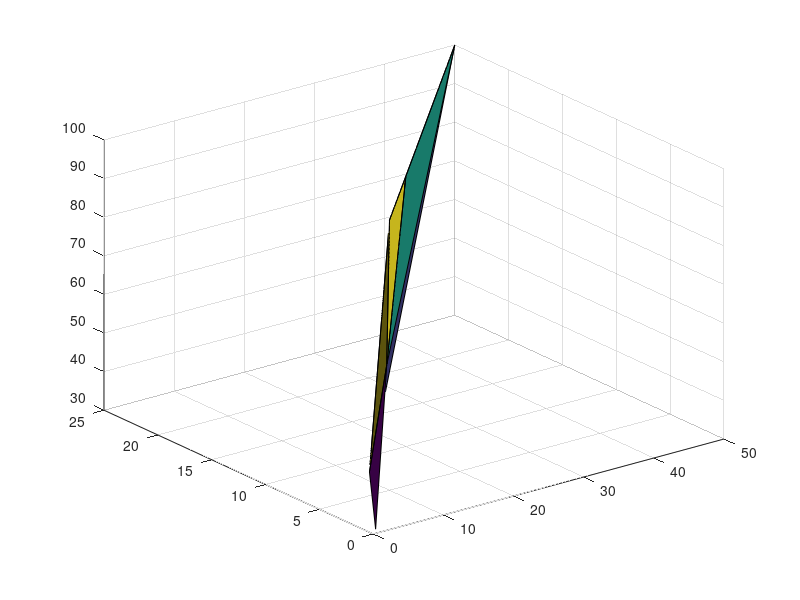

Here is the MATLAB script that generated this plot: (Note: this script raises an error after producing the figure.)

% energy harvester size
solar_panel_size = [0.5, 1, 5, 10, 20, 50]  % 100, 1000,10000] 

% solar panel size
battery_size = [0.1, 1, 2, 5, 10, 25] %, 50, 100, 250]

% fulfillment percentage for the LESS method
less_fulfillment_per = [30.88, 44.30, 68.77, 100.0, 100.0, 100.0] %, 100.0, 100.0, 100.0]

figure1 = figure;

x=solar_panel_size;
y=battery_size;
z=less_fulfillment_per;

tri = delaunay(x,y);
trisurf(tri,x,y,z)

% dx=1;
% dy=1;

% x_edge=[floor(min(x)):dx:ceil(max(x))];
% y_edge=[floor(min(y)):dy:ceil(max(y))];
% [X,Y]=meshgrid(x_edge,y_edge);
% Z=griddata(x,y,z,X,Y);
% The following line of code is if you use JE's gridfit:
% Z=gridfit(x,y,z,x_edge,y_edge);

%NOW surf and mesh will work...

% surf(X,Y,Z)
% mesh(X,Y,Z)

% dx=0.5;
% dy=0.5;
% 
% x_edge = [floor(min(x)):dx:ceil(max(x))];
% y_edge = [floor(min(y)):dy:ceil(max(y))];
% 
% [X,Y] = meshgrid(x_edge,y_edge);
% 
% [zgrid,xgrid,ygrid] =gridfit(x,y,z,x_edge,y_edge);
% 
% disp(size(xgrid))
% disp(size(ygrid))
% disp(size(zgrid))
% 
% surf(xgrid, ygrid, zgrid);
% surf(x_edge, y_edge, g);


camlight right;
lighting phong;
shading interp
line(x,y,z,'marker','.','markersize', 4,'linestyle', 'none');
title 'Use topographic contours to recreate a surface'

% [qx,qy] = meshgrid(linspace(min(x),max(x)),linspace(min(y),max(y)));
% F = TriScatteredInterp(x,y,z);
% qz = F(qx,qy);
% surf(qx,qy,qz,'FaceColor','interp')

% [X,Y] = meshgrid(x_edge,y_edge);
% [X,Y] = meshgrid(x, y);
% 
% Z=griddata(x, y, z, X, Y);
% 
% surf(X,Y,Z, 'FaceColor','interp')
